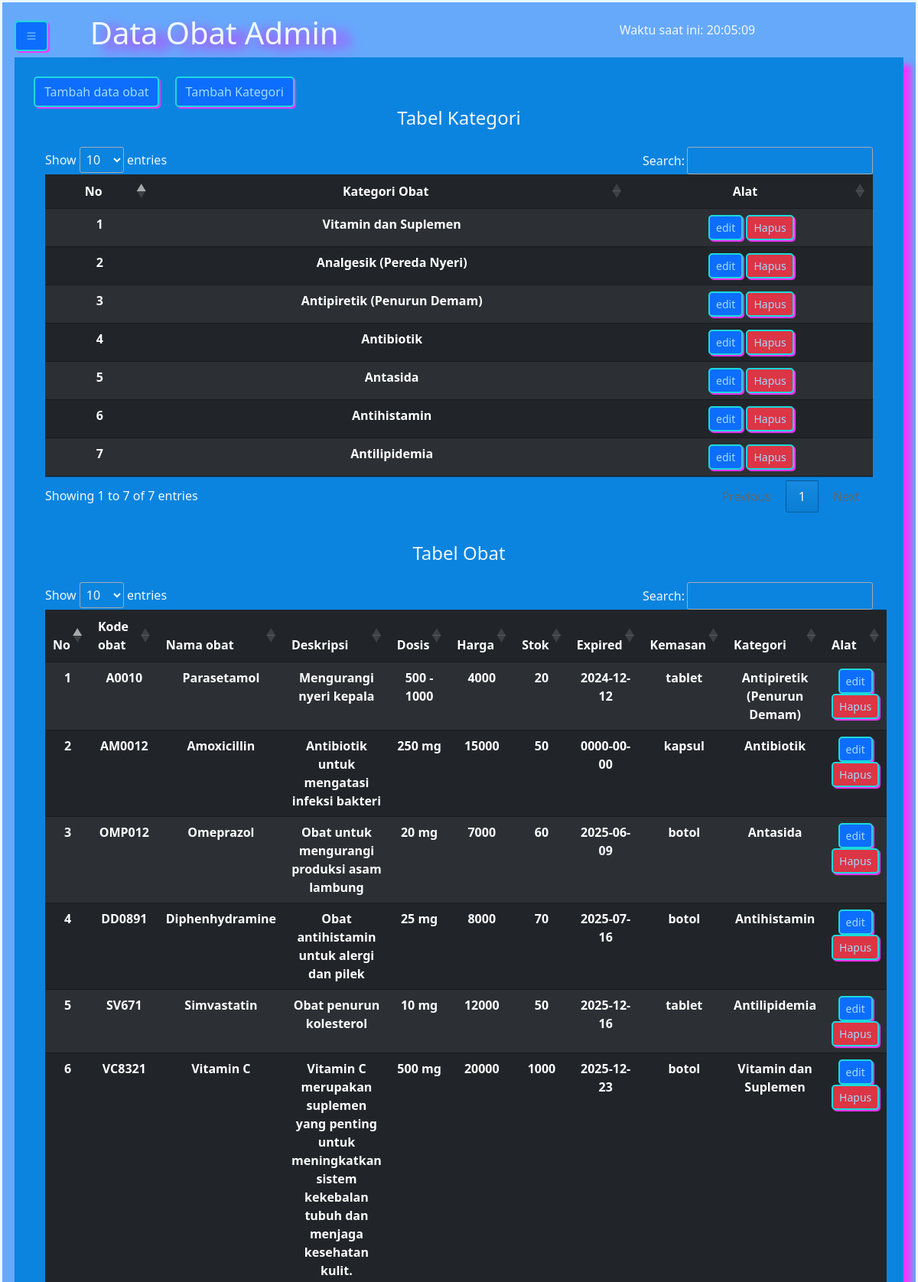
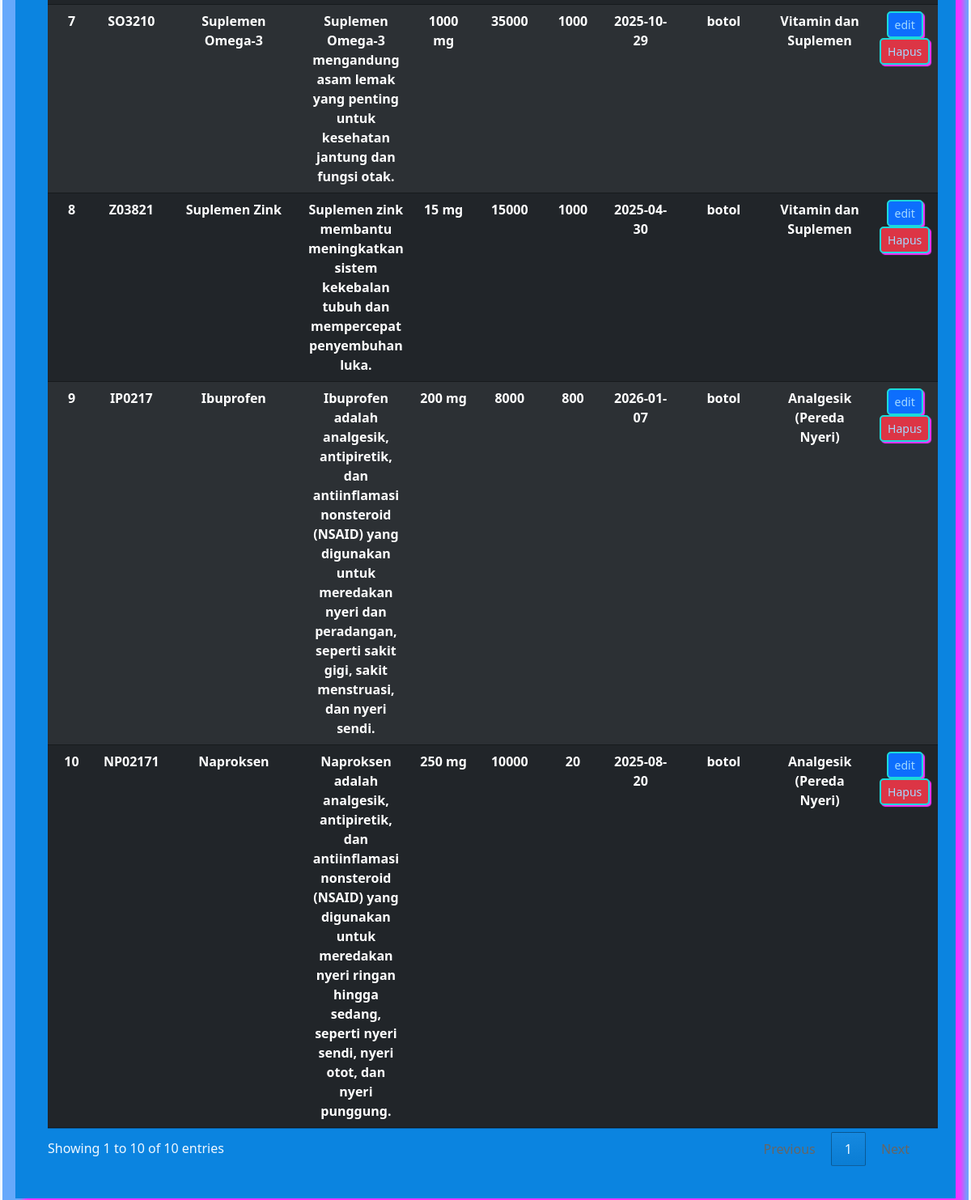
/Main.php, run on the app's committed database (2 pictures, top to bottom).
### tables this page shows
CREATE TABLE `kategori_obat` (
  `idkategori` int(11) NOT NULL,
  `kategori` varchar(50) NOT NULL
);

CREATE TABLE `obat` (
  `idobat` int(11) NOT NULL,
  `kode_obat` varchar(45) NOT NULL,
  `nama_obat` varchar(50) NOT NULL,
  `deskripsi` text NOT NULL,
  `dosis` varchar(45) NOT NULL,
  `harga` double NOT NULL,
  `stok` int(11) NOT NULL,
  `expired` date NOT NULL,
  `kemasan` varchar(50) NOT NULL,
  `idkategori` int(11) NOT NULL
);

### function.php (called while the page is built, shortened)
<?php
$koneksi = mysqli_connect("localhost", "root", "", "dataobat");
function query($query)
{
    global $koneksi;
    $result = mysqli_query($koneksi, $query);
    $rows = [];
    while ($row = mysqli_fetch_assoc($result)) {
        $rows[] = $row;
    }
    return $rows;
}

### Main.php (the view, shortened to what this page needs)
<?php
include("function.php");
$kategori = query("SELECT * FROM kategori_obat");
$obat = query("SELECT * FROM obat");
?>
<!DOCTYPE html>
<html lang="en">
<head>
  <link href="https://cdn.jsdelivr.net/npm/bootstrap@5.3.2/dist/css/bootstrap.min.css" rel="stylesheet"
>
  <link rel="stylesheet" href="style.css">
  <link rel="stylesheet" href="https://cdn.datatables.net/1.13.4/css/jquery.dataTables.min.css">
  <link rel="stylesheet" href="https://cdn.jsdelivr.net/npm/bootstrap-icons@1.11.3/font/bootstrap-icons.min.css">
</head>
<body>
  <div class="content m-0 atasan">
    <div class="row">
      <div class="col-1">
        <button class="btn btn-primary" type="button" data-bs-toggle="offcanvas" data-bs-target="#offcanvasExample"
          aria-controls="offcanvasExample">
          <i class="bi bi-list"></i>
        </button>
      </div>
      <div class="col-7">
        <h1>Data Obat Admin</h1>
      </div>
      <div class="col-3">
        <?php
        $current_time = date("H:i:s");
        echo "<p>Waktu saat ini: $current_time</p>"; ?>
      </div>
    </div>
    <div class="contents">
      <div class="box1">
        <button type="button" class="btn btn-primary" data-bs-toggle="modal" data-bs-target="#exampleModal">
          Tambah data obat
        </button>
        <button type="button" class="btn btn-primary ms-3" data-bs-toggle="modal" data-bs-target="#kategori">
          Tambah Kategori
        </button>
        <div class="mb-2">
          <div class="text-center">
            <h4>Tabel Kategori</h4>
          </div>
          <table class="table table-dark table-striped" id="example">
            <thead>
              <tr class="text-center custom-Font">
                <th scope="col" class="text-center">No</th>
                <th scope="col" class="text-center">Kategori Obat</th>
                <th scope="col" class="text-center">Alat</th>
              </tr>
            </thead>
            <tbody>
              <?php $i = 1; foreach ($kategori as $k):
                ?>
                <tr class="text-center">
                  <th scope="row">
                    <?= $i; ?>
                  </th>
                  <th scope="col">
                    <?= $k['kategori']; ?>
                  </th>
                  <td>
                    <a class="btn btn-primary btn-sm" href="EditKategori.php?id= <?= $k['idkategori']; ?>">edit</a>
                    <a href="delete_kategori.php?id=<?= $k['idkategori']; ?>" class="btn btn-sm btn-danger"
                      onclick="return confirm('Apakah anda yakin ingin menghapus data?')">
                      Hapus
                    </a>
                  </td>
                </tr>
                <?php
                $i++;
              endforeach;
              ?>
            </tbody>
          </table>
        </div>
        <div class="mt-4">
          <div class="text-center">
            <h4>Tabel Obat</h4>
          </div>
          <table class="table table-dark table-striped" id="example2">
            <thead>
              <tr class="text-center custom-Font">
                <th scope="col">No</th>
                <th scope="col">Kode obat</th>
                <th scope="col">Nama obat</th>
                <th scope="col">Deskripsi</th>
                <th scope="col">Dosis</th>
                <th scope="col">Harga</th>
                <th scope="col">Stok</th>
                <th scope="col">Expired</th>
                <th scope="col">Kemasan</th>
                <th scope="col">Kategori</th>
                <th scope="col">Alat</th>
              </tr>
            </thead>
            <tbody>
              <?php $j = 1; foreach ($obat as $o):
                ?>
                <tr class="text-center">
                  <th scope="row">
                    <?= $j; ?>
                  </th>
                  <th scope="col">
                    <?= $o['kode_obat']; ?>
                  </th>
                  <th scope="col">
                    <?= $o['nama_obat']; ?>
                  </th>
                  <th scope="col">
                    <?= $o['deskripsi']; ?>
                  </th>
                  <th scope="col">
                    <?= $o['dosis']; ?>
                  </th>
                  <th scope="col">
                    <?= $o['harga']; ?>
                  </th>
                  <th scope="col">
                    <?= $o['stok']; ?>
                  </th>
                  <th scope="col">
                    <?= $o['expired']; ?>
                  </th>
                  <th scope="col">
                    <?= $o['kemasan']; ?>
                  </th>
                  <?php
                  $idkategori = $o['idkategori'];
                  $nama_kategori = query("SELECT kategori FROM kategori_obat WHERE idkategori = $idkategori")[0];
                  ?>
                  <th>
                    <?= $nama_kategori['kategori']; ?>
                  </th>
                  <td>
                    <a class="btn btn-primary btn-sm" href="Edit.php?id= <?= $o['idobat']; ?>">edit</a>
                    <a href="delete_obat.php?id=<?= $o['idobat']; ?>" class="btn btn-sm btn-danger"
                      onclick="return confirm('Apakah anda yakin ingin menghapus data?')">
                      Hapus
                    </a>
                  </td>
                </tr>
                <?php
                $j++;
              endforeach;
              ?>
            </tbody>
          </table>
        </div>
      </div>
    </div>
  </div>
</body>
</html>

### style.css (style rules this page uses)
.atasan { color: aliceblue; background-color: rgb(67, 149, 149); border: solid; }
.content { background-color: rgb(102, 169, 251); min-height: 100vh; width: 100%; margin-left: 250px; padding: 16px; }
.h1, h1 { font-size: calc(1.375rem + 1.5vw); filter:drop-shadow(16px 7px 8px #e30fff); }
.box1 { background-color : rgb(11, 132, 224); color: aliceblue; box-shadow: 10px 10px 7px #f435ff; padding: 25px; }
.row { align-items: center; }
.btn { display: inline-block; text-align: center; text-decoration: none; cursor: pointer; border: 2px solid rgb(27, 218, 218); color: #a3daff; border-radius: 5px; transition: all 0.3s ease-in-out; box-shadow: 2px 2px 1px #f435ff; }

### data on the page
kategori_obat: kategori "Vitamin dan Suplemen"
kategori_obat: kategori "Analgesik (Pereda Nyeri)"
kategori_obat: kategori "Antipiretik (Penurun Demam)"
kategori_obat: kategori "Antibiotik"
kategori_obat: kategori "Antasida"
kategori_obat: kategori "Antihistamin"
kategori_obat: kategori "Antilipidemia"
obat: kode_obat "A0010", nama_obat "Parasetamol", deskripsi "Mengurangi nyeri kepala", dosis "500 - 1000", harga "4000", stok "20", expired "2024-12-12", kemasan "tablet", idkategori.kategori "Antipiretik (Penurun Demam)"
obat: kode_obat "AM0012", nama_obat "Amoxicillin", deskripsi "Antibiotik untuk mengatasi infeksi bakteri", dosis "250 mg", harga "15000", stok "50", expired "0000-00-00", kemasan "kapsul", idkategori.kategori "Antibiotik"
obat: kode_obat "OMP012", nama_obat "Omeprazol", deskripsi "Obat untuk mengurangi produksi asam lambung", dosis "20 mg", harga "7000", stok "60", expired "2025-06-09", kemasan "botol", idkategori.kategori "Antasida"
obat: kode_obat "DD0891", nama_obat "Diphenhydramine", deskripsi "Obat antihistamin untuk alergi dan pilek", dosis "25 mg", harga "8000", stok "70", expired "2025-07-16", kemasan "botol", idkategori.kategori "Antihistamin"
obat: kode_obat "SV671", nama_obat "Simvastatin", deskripsi "Obat penurun kolesterol", dosis "10 mg", harga "12000", stok "50", expired "2025-12-16", kemasan "tablet", idkategori.kategori "Antilipidemia"
obat: kode_obat "VC8321", nama_obat "Vitamin C", deskripsi "Vitamin C merupakan suplemen yang penting untuk meningkatkan sistem kekebalan tubuh dan menjaga kesehatan kulit.", dosis "500 mg", harga "20000", stok "1000", expired "2025-12-23", kemasan "botol", idkategori.kategori "Vitamin dan Suplemen"
obat: kode_obat "SO3210", nama_obat "Suplemen Omega-3", deskripsi "Suplemen Omega-3 mengandung asam lemak yang penting untuk kesehatan jantung dan fungsi otak.", dosis "1000 mg", harga "35000", stok "1000", expired "2025-10-29", kemasan "botol", idkategori.kategori "Vitamin dan Suplemen"
obat: kode_obat "Z03821", nama_obat "Suplemen Zink", deskripsi "Suplemen zink membantu meningkatkan sistem kekebalan tubuh dan mempercepat penyembuhan luka.", dosis "15 mg", harga "15000", stok "1000", expired "2025-04-30", kemasan "botol", idkategori.kategori "Vitamin dan Suplemen"
obat: kode_obat "IP0217", nama_obat "Ibuprofen", deskripsi "Ibuprofen adalah analgesik, antipiretik, dan antiinflamasi nonsteroid (NSAID) yang digunakan untuk meredakan nyeri dan peradangan, seperti sakit gigi, sakit menstruasi, dan nyeri sendi.", dosis "200 mg", harga "8000", stok "800", expired "2026-01-07", kemasan "botol", idkategori.kategori "Analgesik (Pereda Nyeri)"
obat: kode_obat "NP02171", nama_obat "Naproksen", deskripsi "Naproksen adalah analgesik, antipiretik, dan antiinflamasi nonsteroid (NSAID) yang digunakan untuk meredakan nyeri ringan hingga sedang, seperti nyeri sendi, nyeri otot, dan nyeri punggung.", dosis "250 mg", harga "10000", stok "20", expired "2025-08-20", kemasan "botol", idkategori.kategori "Analgesik (Pereda Nyeri)"
